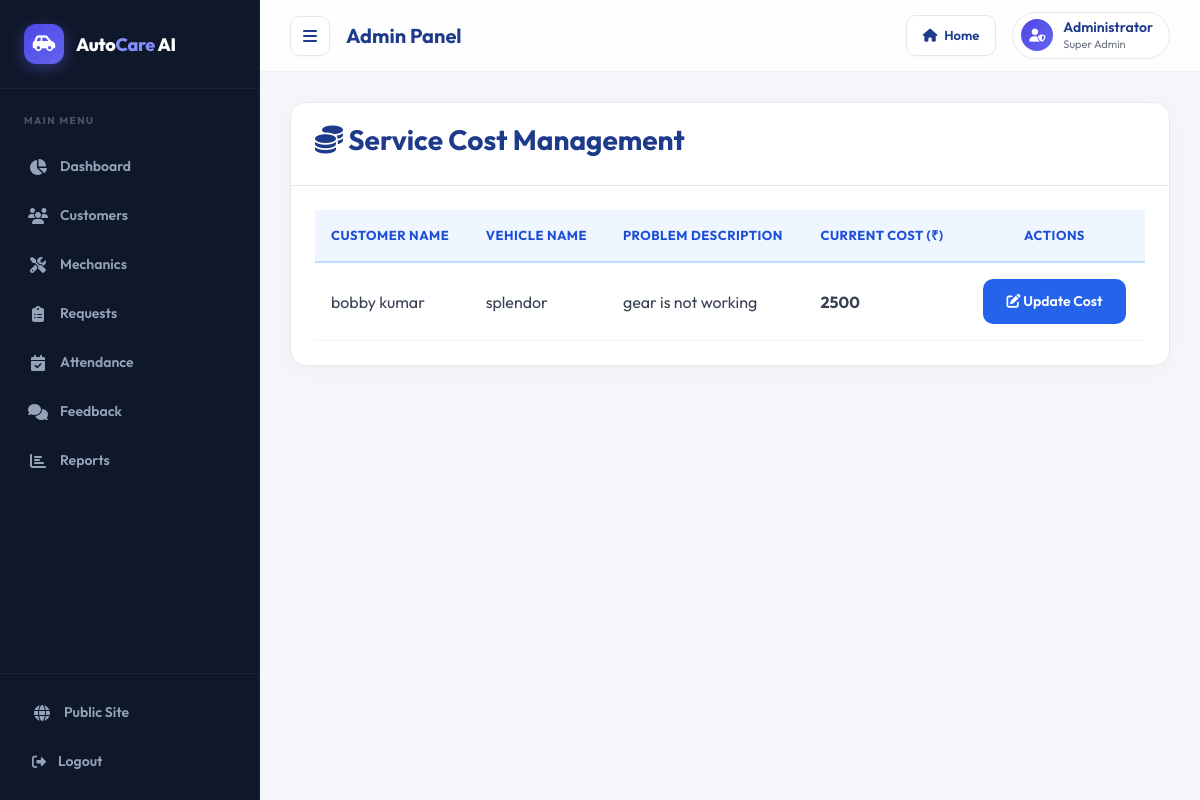
The app's page /admin-view-service-cost (signed in) with its own data.
### vehicle/models.py (models this page shows, shortened)
class Customer(models.Model):
    user=models.OneToOneField(User,on_delete=models.CASCADE)
    profile_pic= models.ImageField(upload_to='profile_pic/CustomerProfilePic/',null=True,blank=True)
    address = models.CharField(max_length=40)
    mobile = models.CharField(max_length=20,null=False)
    @property
    def get_name(self):
        return self.user.first_name+" "+self.user.last_name
    def __str__(self):
        return self.user.first_name

class Request(models.Model):
    cat=(('two wheeler with gear','two wheeler with gear'),('two wheeler without gear','two wheeler without gear'),('three wheeler','three wheeler'),('four wheeler','four wheeler'))
    category=models.CharField(max_length=50,choices=cat)
    vehicle_no=models.PositiveIntegerField(null=False)
    vehicle_name = models.CharField(max_length=40,null=False)
    vehicle_model = models.CharField(max_length=40,null=False)
    vehicle_brand = models.CharField(max_length=40,null=False)
    problem_description = models.CharField(max_length=500,null=False)
    date=models.DateField(auto_now=True)
    cost=models.PositiveIntegerField(null=True)
    customer=models.ForeignKey('Customer', on_delete=models.CASCADE,null=True)
    mechanic=models.ForeignKey('Mechanic',on_delete=models.CASCADE,null=True)
    stat=(('Pending','Pending'),('Approved','Approved'),('Repairing','Repairing'),('Repairing Done','Repairing Done'),('Released','Released'))
    status=models.CharField(max_length=50,choices=stat,default='Pending',null=True)

### vehicle/views.py (the view)
# urls.py: path('admin-view-service-cost',views.admin_view_service_cost_view,name='admin-view-service-cost'),
@login_required(login_url='adminlogin')
def admin_view_service_cost_view(request):
    enquiry=models.Request.objects.all().order_by('-id')
    customers=[]
    for enq in enquiry:
        customer=models.Customer.objects.get(id=enq.customer_id)
        customers.append(customer)
    print(customers)
    return render(request,'vehicle/admin_view_service_cost.html',{'data':zip(customers,enquiry)})

### templates/vehicle/admin_view_service_cost.html (shortened to what this page needs)
{% extends 'vehicle/adminbase.html' %}
{% block content %}
<div class="wrapper">
  <div class="row">
    <div class="col-12 col-m-12 col-sm-12">
      <div class="card">
        <div class="card-header">
          <h3><i class="fas fa-coins"></i> Service Cost Management</h3>
        </div>
        <div class="card-content">
          <table>
            <thead>
              <tr>
                <th>Customer Name</th>
                <th>Vehicle Name</th>
                <th>Problem Description</th>
                <th>Current Cost (₹)</th>
                <th style="text-align: center;">Actions</th>
              </tr>
            </thead>
            <tbody>
              {% for c,r in data %}
              <tr>
                <td>{{ c.get_name }}</td>
                <td>{{ r.vehicle_name }}</td>
                <td>{{ r.problem_description }}</td>
                <td><strong>{{ r.cost|default:"0" }}</strong></td>
                <td style="text-align: center;">
                  <a class="btn btn-primary" href="{% url 'update-cost' r.id %}" style="padding: 6px 12px; font-size: 13px;">
                    <i class="fas fa-edit"></i> Update Cost
                  </a>
                </td>
              </tr>
              {% endfor %}
            </tbody>
          </table>
        </div>
      </div>
    </div>
  </div>
</div>
{% endblock content %}

### static/css/dashboard_theme.css (style rules this page uses)
.main-wrapper h1, .main-wrapper h2, .main-wrapper h3, .main-wrapper h4, .main-wrapper h5, .main-wrapper h6 { color: #1e3a8a; font-weight: 700; }
.main-wrapper .card { background: #ffffff !important; border: 1px solid #e5e7eb !important; border-radius: 16px !important; box-shadow: 0 4px 20px rgba(0, 0, 0, 0.03) !important; margin-bottom: 30px; overflow: hidden; transition: transform 0.25s ease, box-shadow 0.25s ease; }
.main-wrapper .card-header { background: #ffffff !important; border-bottom: 1px solid #e5e7eb !important; color: #1e3a8a !important; font-weight: 700 !important; padding: 20px 24px !important; }
.main-wrapper .card-body, .main-wrapper .card-content { padding: 24px !important; }
.main-wrapper .table, .main-wrapper table { width: 100%; border-collapse: collapse; color: #374151 !important; margin-bottom: 0 !important; background: #ffffff; }
.main-wrapper .table thead th, .main-wrapper table th { background: #eff6ff !important; border-bottom: 2px solid #bfdbfe !important; border-top: none !important; color: #1d4ed8 !important; font-weight: 700; text-transform: uppercase; font-size: 13px; letter-spacing: 0.5px; padding: 16px !important; text-align: left; }
.main-wrapper .table td, .main-wrapper table td { border-top: 1px solid #f3f4f6 !important; border-bottom: 1px solid #f3f4f6 !important; padding: 16px !important; vertical-align: middle !important; color: #374151 !important; }
.main-wrapper .btn, .main-wrapper input[type=submit] { border-radius: 10px !important; font-weight: 600 !important; font-size: 14px !important; padding: 12px 24px !important; transition: all 0.25s ease !important; border: none !important; cursor: pointer; text-decoration: none; }
.main-wrapper .btn-primary { background: #2563eb !important; color: #fff !important; }

### templates/vehicle/adminbase.html (style rules this page uses)
*, *::before, *::after { box-sizing: border-box; margin: 0; padding: 0; }
:root { --bg: #f4f6f9; --sidebar-bg: #0f172a; --sidebar-width: 260px; --nav-height: 72px; --primary: #4f46e5; --primary-light: #818cf8; --accent: #6366f1; --text: #1f2937; --text-muted: #6b7280; --border: rgba(0, 0, 0, 0.05); --sidebar-border: rgba(255, 255, 255, 0.05); --card: #ffffff; --gradient: linear-gradient(135deg, #4f46e5, #6366f1); }
body { font-family: 'Outfit', sans-serif; background: var(--bg); color: var(--text); display: flex; min-height: 100vh; overflow-x: hidden; }

### records on screen
Customer: get_name "bobby kumar", vehicle_name "splendor", problem_description "gear is not working", cost "2500"
